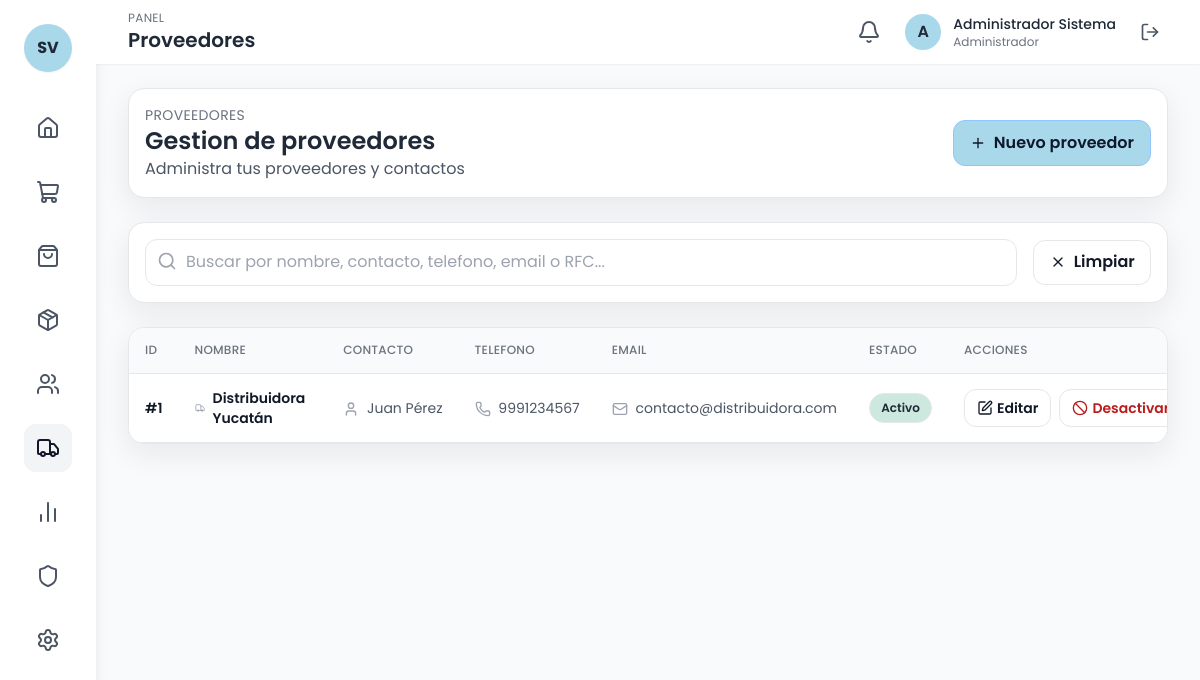
/proveedores (signed in), run on the app's committed database.
### tables this page shows
CREATE TABLE IF NOT EXISTS proveedores (
    idProveedor INT PRIMARY KEY AUTO_INCREMENT,
    nombre VARCHAR(200) NOT NULL,
    contacto VARCHAR(100),
    telefono VARCHAR(20),
    email VARCHAR(100),
    direccion TEXT,
    rfc VARCHAR(20),
    estado TINYINT DEFAULT 1,
    created_at TIMESTAMP DEFAULT CURRENT_TIMESTAMP,
    updated_at TIMESTAMP DEFAULT CURRENT_TIMESTAMP ON UPDATE CURRENT_TIMESTAMP
);

### controllers/ProveedorController.php (called while the page is built, shortened)
<?php
require_once 'models/Proveedor.php';
class ProveedorController {
    private $proveedorModel;
    public function __construct() {
        $this->proveedorModel = new Proveedor();
    }
    public function index() {
        $search = $_GET['search'] ?? '';
        $proveedores = $this->proveedorModel->getAll($search);
        require_once 'views/layout/header.php';
        require_once 'views/proveedores/index.php';
        require_once 'views/layout/footer.php';
    }
}
?>

### models/Proveedor.php (called while the page is built, shortened)
<?php
require_once 'config/database.php';
class Proveedor {
    private $conn;
    private $table = "proveedores";
    public function __construct() {
        $database = new Database();
        $this->conn = $database->getConnection();
    }
    public function getAll($search = '') {
        $query = "SELECT * FROM " . $this->table . " WHERE 1=1";
        $query .= " ORDER BY nombre";
        $stmt = $this->conn->prepare($query);
        $stmt->execute();
        return $stmt->fetchAll();
    }
}
?>

### config/database.php (called while the page is built, shortened)
<?php
class Database {
    private $host = "localhost";
    private $db_name = "sistema_ventas";
    private $username = "root";
    private $password = "";
    public function getConnection() {
        $this->conn = null;
        try {
            $this->conn = new PDO(
                "mysql:host=" . $this->host . ";dbname=" . $this->db_name . ";charset=utf8mb4",
                $this->username,
                $this->password,
                [
                    PDO::ATTR_ERRMODE => PDO::ERRMODE_EXCEPTION,
                    PDO::ATTR_DEFAULT_FETCH_MODE => PDO::FETCH_ASSOC,
                    PDO::ATTR_EMULATE_PREPARES => false
                ]
            );
        } catch(PDOException $exception) {
            echo "Error de conexión: " . $exception->getMessage();
        }
        return $this->conn;
    }
}
?>

### views/proveedores/index.php (the view, shortened to what this page needs)
<div class="max-w-7xl mx-auto space-y-6">
    <div class="card flex flex-col md:flex-row md:items-center md:justify-between gap-3">
        <div>
            <p class="text-sm text-gray-500 uppercase tracking-wide">Proveedores</p>
            <h2 class="text-2xl font-semibold text-gray-800">Gestion de proveedores</h2>
            <p class="text-gray-600">Administra tus proveedores y contactos</p>
        </div>
        <button onclick="abrirModal('crear')" class="btn-primary">
            <i data-lucide="plus" class="h-4 w-4 mr-2"></i> Nuevo proveedor
        </button>
    </div>
    <div class="card">
        <form method="GET" action="<?php echo BASE_URL; ?>proveedores" id="formBusqueda" class="flex flex-col md:flex-row gap-4">
            <div class="flex-1 relative">
                <input type="text" name="search" id="searchInput" value="<?php echo htmlspecialchars($search ?? ''); ?>"
                       placeholder="Buscar por nombre, contacto, telefono, email o RFC..."
                       class="input-modern pl-10"
                       autocomplete="off">
                <i data-lucide="search" class="absolute left-3 top-3 text-gray-400 h-5 w-5"></i>
            </div>
            <div class="flex items-center gap-2">
                <a href="<?php echo BASE_URL; ?>proveedores" class="btn-ghost">
                    <i data-lucide="x" class="h-4 w-4 mr-2"></i> Limpiar
                </a>
            </div>
        </form>
    </div>
    <div class="card table-shell p-0">
        <div class="overflow-x-auto">
            <table class="min-w-full divide-y divide-gray-200">
                <thead>
                    <tr>
                        <th class="text-left text-xs font-medium text-gray-500 uppercase tracking-wider">ID</th>
                        <th class="text-left text-xs font-medium text-gray-500 uppercase tracking-wider">Nombre</th>
                        <th class="text-left text-xs font-medium text-gray-500 uppercase tracking-wider">Contacto</th>
                        <th class="text-left text-xs font-medium text-gray-500 uppercase tracking-wider">Telefono</th>
                        <th class="text-left text-xs font-medium text-gray-500 uppercase tracking-wider">Email</th>
                        <th class="text-left text-xs font-medium text-gray-500 uppercase tracking-wider">Estado</th>
                        <th class="text-left text-xs font-medium text-gray-500 uppercase tracking-wider">Acciones</th>
                    </tr>
                </thead>
                <tbody class="bg-white divide-y divide-gray-200" id="proveedoresTbody">
                    <?php if (empty($proveedores)): ?>
                        <tr>
                            <td colspan="7" class="px-6 py-8 text-center text-gray-500">
                                <i data-lucide="inbox" class="h-10 w-10 mx-auto mb-2 text-gray-400"></i>
                                <p>No hay proveedores registrados</p>
                            </td>
                        </tr>
                    <?php else: ?>
                        <?php foreach ($proveedores as $proveedor): ?>
                            <tr class="hover:bg-blue-50 transition-colors">
                                <td class="px-6 py-4 whitespace-nowrap">
                                    <span class="text-sm font-semibold text-gray-900">#<?php echo $proveedor['idProveedor']; ?></span>
                                </td>
                                <td class="px-6 py-4">
                                    <div class="flex items-center gap-2">
                                        <i data-lucide="truck" class="h-4 w-4 text-gray-400"></i>
                                        <span class="text-sm font-semibold text-gray-900">
                                            <?php echo htmlspecialchars($proveedor['nombre']); ?>
                                        </span>
                                    </div>
                                </td>
                                <td class="px-6 py-4 whitespace-nowrap text-sm text-gray-600">
                                    <?php if (!empty($proveedor['contacto'])): ?>
                                        <i data-lucide="user" class="h-4 w-4 inline text-gray-400 mr-1"></i>
                                        <?php echo htmlspecialchars($proveedor['contacto']); ?>
                                    <?php else: ?>
                                        <span class="text-gray-400">-</span>
                                    <?php endif; ?>
                                </td>
                                <td class="px-6 py-4 whitespace-nowrap text-sm text-gray-600">
                                    <?php if (!empty($proveedor['telefono'])): ?>
                                        <i data-lucide="phone" class="h-4 w-4 inline text-gray-400 mr-1"></i>
                                        <?php echo htmlspecialchars($proveedor['telefono']); ?>
                                    <?php else: ?>
                                        <span class="text-gray-400">-</span>
                                    <?php endif; ?>
                                </td>
                                <td class="px-6 py-4 whitespace-nowrap text-sm text-gray-600">
                                    <?php if (!empty($proveedor['email'])): ?>
                                        <i data-lucide="mail" class="h-4 w-4 inline text-gray-400 mr-1"></i>
                                        <?php echo htmlspecialchars($proveedor['email']); ?>
                                    <?php else: ?>
                                        <span class="text-gray-400">-</span>
                                    <?php endif; ?>
                                </td>
                                <td class="px-6 py-4 whitespace-nowrap text-sm">
                                    <?php $proveedorActivo = (int)($proveedor['estado'] ?? 0) === 1; ?>
                                    <span
                                        class="<?php echo $proveedorActivo ? 'pill bg-green-pastel/70 text-gray-800' : 'pill bg-gray-200 text-gray-700'; ?>"
                                        data-estado-pill
                                        data-state="<?php echo $proveedorActivo ? '1' : '0'; ?>"
                                        data-class-activo="pill bg-green-pastel/70 text-gray-800"
                                        data-class-inactivo="pill bg-gray-200 text-gray-700">
                                        <?php echo $proveedorActivo ? 'Activo' : 'Inactivo'; ?>
                                    </span>
                                </td>
                                <td class="px-6 py-4 whitespace-nowrap text-sm font-medium">
                                    <div class="flex items-center gap-2">
                                        <button onclick='abrirModal("editar", <?php echo json_encode($proveedor); ?>)' class="btn-ghost px-3 py-2">
                                            <i data-lucide="edit" class="h-4 w-4 mr-1"></i> Editar
                                        </button>
                                        <?php
                                            $provUrlActivar = BASE_URL . 'proveedores/activate/' . $proveedor['idProveedor'];
                                            $provUrlDesactivar = BASE_URL . 'proveedores/delete/' . $proveedor['idProveedor'];
                                        ?>
                                        <a href="<?php echo $proveedorActivo ? $provUrlDesactivar : $provUrlActivar; ?>"
                                           class="btn-ghost px-3 py-2 <?php echo $proveedorActivo ? 'text-red-700' : 'text-green-700'; ?>"
                                           data-ajax-toggle
                                           data-entity="proveedor"
                                           data-id="<?php echo $proveedor['idProveedor']; ?>"
                                           data-current-state="<?php echo $proveedorActivo ? '1' : '0'; ?>"
                                           data-new-state="<?php echo $proveedorActivo ? '0' : '1'; ?>"
                                           data-toggle-url="<?php echo $proveedorActivo ? $provUrlDesactivar : $provUrlActivar; ?>"
                                           data-url-activar="<?php echo $provUrlActivar; ?>"
                                           data-url-desactivar="<?php echo $provUrlDesactivar; ?>"
                                           data-confirm-activar="Desea activar este proveedor?"
                                           data-confirm-desactivar="Desea desactivar este proveedor?">
                                            <i data-lucide="<?php echo $proveedorActivo ? 'ban' : 'check-circle'; ?>" class="h-4 w-4 mr-1"></i>
                                            <span data-toggle-text><?php echo $proveedorActivo ? 'Desactivar' : 'Activar'; ?></span>
                                        </a>
                                    </div>
                                </td>
                            </tr>
                        <?php endforeach; ?>
                    <?php endif; ?>
                </tbody>
            </table>
        </div>
    </div>
</div>

### styles.css (style rules this page uses)
body { font-family: 'Poppins', ui-sans-serif, system-ui, -apple-system, BlinkMacSystemFont, "Segoe UI", sans-serif; }
.card { background: #ffffff; border-radius: 1rem; padding: 1rem; border: 1px solid #e5e7eb; box-shadow: 0 10px 30px rgba(15, 23, 42, 0.08); transition: transform 0.15s ease, box-shadow 0.15s ease; }
.pill { display: inline-flex; align-items: center; padding: 0.25rem 0.7rem; border-radius: 9999px; font-size: 0.75rem; font-weight: 600; background: #f3f4f6; color: #374151; border: 1px solid #e5e7eb; }
.btn-primary { display: inline-flex; align-items: center; justify-content: center; padding: 0.65rem 1rem; border-radius: 0.75rem; font-weight: 600; background: #a8d8ea; color: #0f172a; border: 1px solid #93c5fd; transition: transform 0.12s ease, box-shadow 0.12s ease, background-color 0.12s ease; }
.btn-ghost { display: inline-flex; align-items: center; justify-content: center; padding: 0.6rem 0.95rem; border-radius: 0.75rem; font-weight: 600; color: #111827; background: #fff; border: 1px solid #e5e7eb; transition: transform 0.12s ease, box-shadow 0.12s ease, background-color 0.12s ease; }
.table-shell { border-radius: 1rem; overflow: hidden; border: 1px solid #e5e7eb; }
.table-shell table { width: 100%; border-collapse: separate; border-spacing: 0; }
.table-shell thead th { background: #f9fafb; text-transform: uppercase; letter-spacing: 0.02em; font-size: 0.75rem; color: #6b7280; }
.table-shell th, .table-shell td { padding: 0.9rem 1rem; border-bottom: 1px solid #e5e7eb; }
.input-modern { width: 100%; padding: 0.65rem 0.85rem; border-radius: 0.75rem; border: 1px solid #e5e7eb; background: #fff; color: #111827; transition: border-color 0.12s ease, box-shadow 0.12s ease; }

### data on the page
proveedores: idProveedor "1", nombre "Distribuidora Yucatán", contacto "Juan Pérez", telefono "9991234567", email "contacto@distribuidora.com", estado "Activo"

### other printed values
$pageTitle "Proveedores"
$avatarInitials "A"
$userName "Administrador Sistema"
$userRoleLabel "Administrador"
